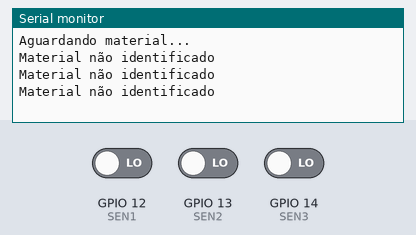
The program below on a simulated ESP32. Parts: the last lines printed to the serial monitor. Inputs (shaded band) come from the test bench; at power-on: GPIO 12 (SEN1) LOW, GPIO 13 (SEN2) LOW, GPIO 14 (SEN3) LOW.

Above: at 3.8 s.
3.9 s: GPIO 12 (SEN1) driven HIGH
At 4.8 s:
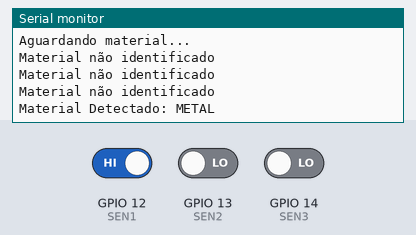
6.5 s: GPIO 12 (SEN1) driven LOW and GPIO 13 (SEN2) driven HIGH
At 7.3 s:
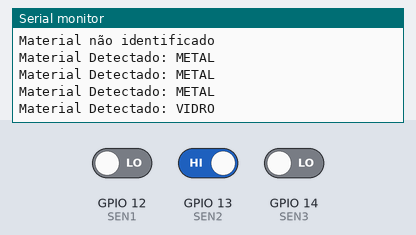
9.5 s: GPIO 13 (SEN2) driven LOW and GPIO 14 (SEN3) driven HIGH
At 10.8 s:
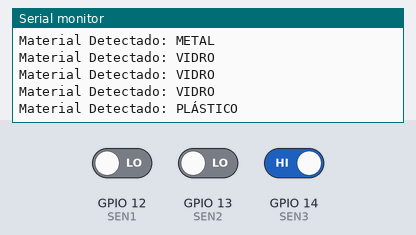

The program:

main.cpp
```cpp
/*
  Teste incial de comunicação com sensores
    - Identificar os tipos de Materiais usando a lógica pelos sensores
    - Usar sensores como Botões
    - Lógica para implementar:
        Identificar primeiro se é metal, se não for, testar o segundo sensor para identicicar o vidro, e se não for,
        testar o terceiro sensor para identificar o plástico
    - SEN1 : Metal
    - SEN2 : Vidro
    - SEN3 : Plástico
*/

/*Bibliotecas*/
#include <Arduino.h>

/*Definiçõ dos pinos do ESP32*/
#define SEN0 GPIO_NUM_5
#define SEN1 GPIO_NUM_12
#define SEN2 GPIO_NUM_13
#define SEN3 GPIO_NUM_14


void setup()
{
  pinMode(SEN0, INPUT);
  pinMode(SEN1, INPUT);
  pinMode(SEN2, INPUT);
  pinMode(SEN3, INPUT);

  Serial.begin(9600);

}

void loop()
{
  Serial.println("Aguardando material...");
  delay(1000);
  while (1)
  {
    //if (digitalRead(SEN0) == HIGH)
    //{
     // Serial.println ("Identificando Material...");
      //delay(1000);

      if (digitalRead(SEN1) == HIGH)
      {
        Serial.println ("Material Detectado: METAL");
        delay(1000);
      }
      else
      {
        if (digitalRead(SEN2) == HIGH)
        {
          Serial.println("Material Detectado: VIDRO");
          delay(1000);
        }
        else
        {
          if (digitalRead(SEN3) == HIGH)
          {
            Serial.println ("Material Detectado: PLÁSTICO");
            delay(1000);
          }
          else
          {
            Serial.println("Material não identificado");
            delay(1000);
          }
        }
      }
    //}
  }
}
```

Measured:
- after the input at 3.9 s, the serial monitor: prints a new line after 0.10 s (image 1)
- after the input at 6.5 s, the serial monitor: prints a new line after 0.50 s (image 2)
- after the input at 9.5 s, the serial monitor: prints a new line after 0.50 s (image 3)
